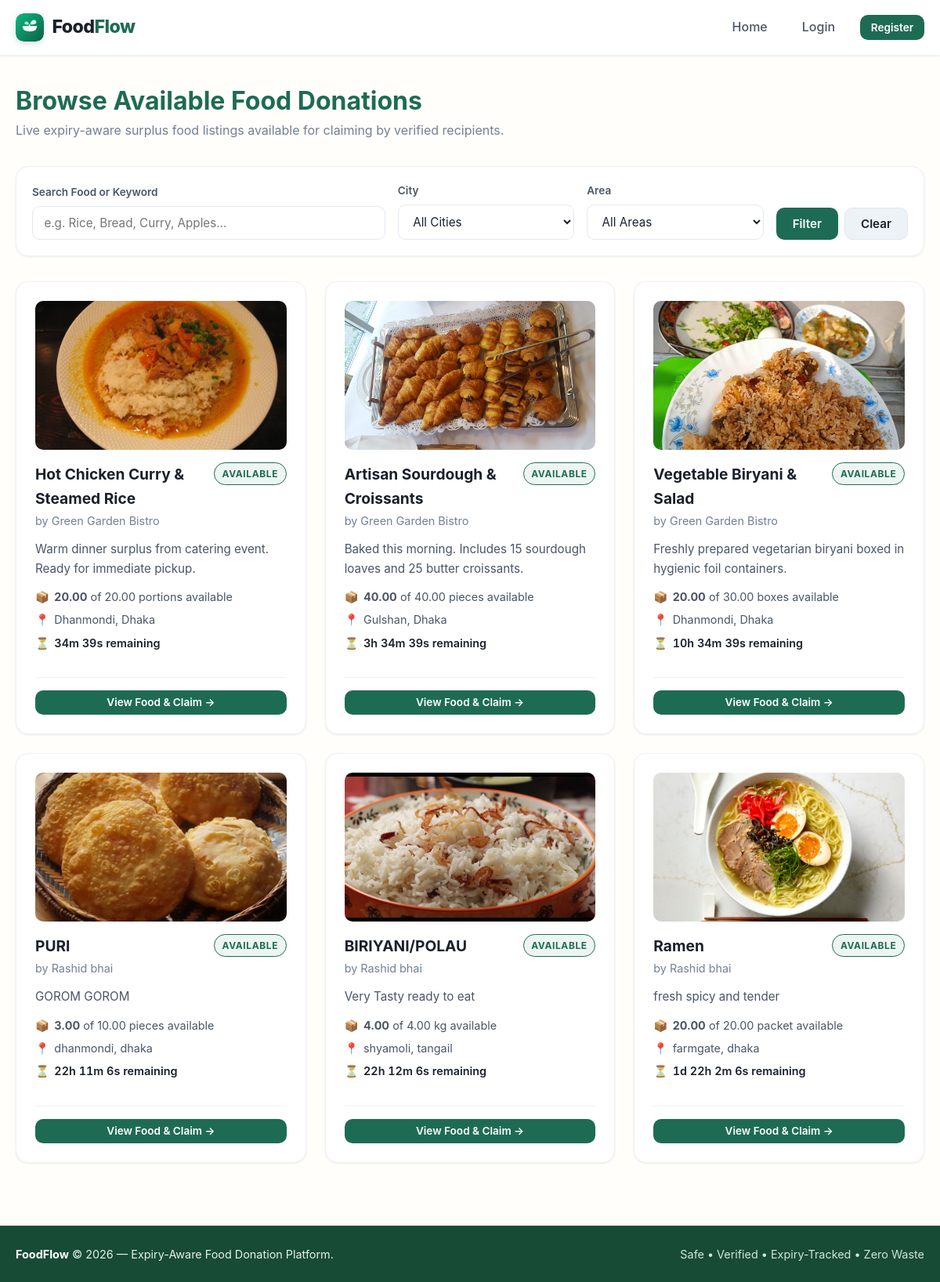
Screenshot of /recipient/food/ with the database file from the repository.
### listings/models.py (models this page shows, shortened)
class FoodListing(models.Model):
    STATUS_AVAILABLE = 'available'
    STATUS_CLAIMED = 'claimed'
    STATUS_COMPLETED = 'completed'
    STATUS_EXPIRED = 'expired'
    STATUS_CHOICES = [
        (STATUS_AVAILABLE, 'Available'),
        (STATUS_CLAIMED, 'Claimed'),
        (STATUS_COMPLETED, 'Completed'),
        (STATUS_EXPIRED, 'Expired'),
    ]
    donor = models.ForeignKey(
        'accounts.Donor',
        on_delete=models.CASCADE,
        related_name='listings'
    )
    location = models.ForeignKey(
        'locations.Location',
        on_delete=models.PROTECT,
        related_name='listings'
    )
    food_name = models.CharField(max_length=200, help_text="e.g. Cooked Rice & Curry, Fresh Apples, Bread Rolls")
    description = models.TextField(blank=True, null=True, help_text="Preparation details, ingredients, or dietary info")
    quantity = models.DecimalField(
        max_digits=10,
        decimal_places=2,
        validators=[MinValueValidator(Decimal('0.01'))],
        help_text="Total initial quantity"
    )
    unit = models.CharField(
        max_length=50,
        help_text="Units: portions, kg, boxes, packets, meals, litres"
    )
    expires_at = models.DateTimeField(
        db_index=True,
        help_text="Exact expiry deadline"
    )
    status = models.CharField(
        max_length=20,
        choices=STATUS_CHOICES,
        default=STATUS_AVAILABLE,
        db_index=True
    )
    created_at = models.DateTimeField(auto_now_add=True)
    updated_at = models.DateTimeField(auto_now=True)
    class Meta:
        verbose_name = "Food Listing"
        verbose_name_plural = "Food Listings"
        ordering = ['expires_at']
    @classmethod
    def visible_to_recipients(cls):
        return cls.objects.filter(
            status=cls.STATUS_AVAILABLE,
            expires_at__gt=timezone.now()
        ).select_related('donor', 'location')
    @property
    def is_expired(self):
        if self.status == self.STATUS_EXPIRED:
            return True
        return timezone.now() >= self.expires_at
    @property
    def quantity_available(self):
        from claims.models import Claim
        now = timezone.now()
        claimed_sum = self.claims.filter(
            Q(status=Claim.STATUS_COMPLETED) |
            Q(status=Claim.STATUS_PENDING, pickup_deadline__gt=now)
        ).aggregate(total=Sum('claimed_quantity'))['total']
        if claimed_sum is None:
            claimed_sum = Decimal('0.00')
        else:
            claimed_sum = Decimal(str(claimed_sum))
        remaining = Decimal(str(self.quantity)) - claimed_sum
        remaining = max(Decimal('0.00'), remaining)
        return remaining.quantize(Decimal('0.01'))

class FoodPhoto(models.Model):
    listing = models.ForeignKey(
        FoodListing,
        on_delete=models.CASCADE,
        related_name='photos'
    )
    image = models.ImageField(
        upload_to='food_photos/%Y/%m/'
    )
    caption = models.CharField(
        max_length=200,
        blank=True
    )
    created_at = models.DateTimeField(auto_now_add=True)
    class Meta:
        ordering = ['created_at', 'id']

### accounts/models.py (models this page shows, shortened)
class Donor(models.Model):
    DONOR_TYPE_CHOICES = [
        ('restaurant', 'Restaurant'),
        ('household', 'Household'),
        ('grocer', 'Grocer / Supermarket'),
        ('event', 'Event / Catering'),
        ('other', 'Other Donor'),
    ]
    user = models.OneToOneField(
        User,
        on_delete=models.CASCADE,
        related_name='donor_profile'
    )
    donor_type = models.CharField(
        max_length=30,
        choices=DONOR_TYPE_CHOICES,
        default='restaurant'
    )
    organization_name = models.CharField(
        max_length=150,
        blank=True,
        null=True,
        help_text="Business or organization name (optional for households)"
    )
    location = models.ForeignKey(
        'locations.Location',
        on_delete=models.PROTECT,
        related_name='donors'
    )
    is_verified = models.BooleanField(
        default=False,
        help_text="Designates if this donor is verified by platform administrators"
    )
    created_at = models.DateTimeField(auto_now_add=True)
    class Meta:
        verbose_name = "Donor Profile"
        verbose_name_plural = "Donor Profiles"

class User(AbstractUser):
    ROLE_DONOR = 'donor'
    ROLE_RECIPIENT = 'recipient'
    ROLE_CHOICES = [
        (ROLE_DONOR, 'Donor'),
        (ROLE_RECIPIENT, 'Recipient'),
    ]
    full_name = models.CharField(
        max_length=150,
        blank=True,
        help_text="Full Name of the user"
    )
    role = models.CharField(
        max_length=20,
        choices=ROLE_CHOICES,
        default=ROLE_RECIPIENT,
        help_text="Designates whether this user registers as a food Donor or Recipient."
    )
    phone = models.CharField(
        max_length=20,
        blank=True,
        null=True,
        help_text="Contact telephone number"
    )

### locations/models.py (models this page shows, shortened)
class Location(models.Model):
    address = models.CharField(max_length=255, help_text="Street address or building details")
    area = models.CharField(max_length=100, db_index=True, help_text="Neighborhood or area name")
    city = models.CharField(max_length=100, db_index=True, help_text="City name")
    latitude = models.DecimalField(max_digits=9, decimal_places=6, null=True, blank=True)
    longitude = models.DecimalField(max_digits=9, decimal_places=6, null=True, blank=True)
    class Meta:
        verbose_name = "Location"
        verbose_name_plural = "Locations"
        indexes = [
            models.Index(fields=['area'], name='loc_area_idx'),
            models.Index(fields=['city'], name='loc_city_idx'),
        ]
        constraints = [
            models.UniqueConstraint(
                fields=['address', 'area', 'city'],
                name='unique_location_address'
            )
        ]

### listings/views.py (the view, shortened to what this page needs)
# urls.py: path('recipient/food/', views.recipient_browse_view, name='browse_food'),
def recipient_browse_view(request):
    listings = FoodListing.visible_to_recipients()
    q = request.GET.get('q', '').strip()
    city = request.GET.get('city', '').strip()
    if city:
        listings = listings.filter(location__city__iexact=city)
    area = request.GET.get('area', '').strip()
    if area:
        listings = listings.filter(location__area__iexact=area)
    available_cities = Location.objects.filter(listings__in=FoodListing.visible_to_recipients()).values_list('city', flat=True).distinct().order_by('city')
    available_areas = Location.objects.filter(listings__in=FoodListing.visible_to_recipients()).values_list('area', flat=True).distinct().order_by('area')
    context = {
        'listings': listings,
        'q': q,
        'selected_city': city,
        'selected_area': area,
        'available_cities': available_cities,
        'available_areas': available_areas,
    }
    return render(request, 'listings/browse.html', context)

### notifications/views.py (called while the page is built)
def unread_notification_context(request):
    if request.user.is_authenticated and request.user.is_recipient and hasattr(request.user, 'recipient_profile'):
        count = Notification.objects.filter(recipient=request.user.recipient_profile, is_read=False).count()
        return {'unread_notifications_count': count}
    return {'unread_notifications_count': 0}

### templates/listings/browse.html (shortened to what this page needs)
{% extends 'base.html' %}
{% block content %}
<div style="margin-bottom: 2rem;">
    <h1 style="color: var(--green-700); font-size: 2rem;">Browse Available Food Donations</h1>
    <p style="color: var(--grey-500);">
        Live expiry-aware surplus food listings available for claiming by verified recipients.
    </p>
</div>
<div class="card" style="margin-bottom: 2rem; padding: 1.25rem;">
    <form method="get" style="display: flex; gap: 1rem; flex-wrap: wrap; align-items: flex-end;">
        <div style="flex: 2; min-width: 200px;">
            <label class="form-label" style="font-size: 0.85rem;">Search Food or Keyword</label>
            <input type="text" name="q" value="{{ q }}" class="form-input" placeholder="e.g. Rice, Bread, Curry, Apples...">
        </div>
        <div style="flex: 1; min-width: 140px;">
            <label class="form-label" style="font-size: 0.85rem;">City</label>
            <select name="city" class="form-select">
                <option value="">All Cities</option>
            </select>
        </div>
        <div style="flex: 1; min-width: 140px;">
            <label class="form-label" style="font-size: 0.85rem;">Area</label>
            <select name="area" class="form-select">
                <option value="">All Areas</option>
            </select>
        </div>
        <div style="display: flex; gap: 0.5rem;">
            <button type="submit" class="btn btn-primary">Filter</button>
            <a href="{% url 'listings:browse_food' %}" class="btn btn-secondary">Clear</a>
        </div>
    </form>
</div>
{% if listings %}
<div class="grid grid-3">
    {% for listing in listings %}
        {% include 'listings/listing_card.html' with listing=listing is_recipient_view=True %}
    {% endfor %}
</div>
{% endif %}
{% endblock %}

### templates/listings/listing_card.html (shortened to what this page needs)
<div class="card {% if listing.status == 'expired' or listing.is_expired %}card-expired{% endif %}">
        {% with cover=listing.photos.all|first %}
        {% if cover %}
            <img src="{{ cover.image.url }}"
                 alt="{{ listing.food_name }}"
                 class="food-card-photo"
                 loading="lazy">
        {% else %}
            <div class="food-photo-placeholder food-card-photo">
                No photo added
            </div>
        {% endif %}
    {% endwith %}
    <div class="card-header">
        <div>
            <h3 class="card-title">{{ listing.food_name }}</h3>
            <span class="card-subtitle">by {{ listing.donor.user.full_name }}</span>
        </div>
        <div>
            <span class="badge badge-{{ listing.status }}">{{ listing.get_status_display }}</span>
        </div>
    </div>
    <div class="card-body">
        <p style="font-size: 0.95rem; color: var(--grey-700); margin-bottom: 0.75rem;">
            {{ listing.description|default:"No special description provided."|truncatechars:100 }}
        </p>
        <div class="food-meta">
            <div class="food-meta-item">
                <span>📦</span>
                <span><strong>{{ listing.quantity_available|floatformat:2 }}</strong> of {{ listing.quantity|floatformat:2 }} {{ listing.unit }} available</span>
            </div>
            <div class="food-meta-item">
                <span>📍</span>
                <span>{{ listing.location.area }}, {{ listing.location.city }}</span>
            </div>
            <div class="food-meta-item">
                <span>⏳</span>
                <span class="countdown" data-expires="{{ listing.expires_at|date:'c' }}">
                </span>
            </div>
        </div>
    </div>
    <div class="card-footer">
        {% if is_donor_view %}
            <a href="{% url 'listings:donor_listing_detail' pk=listing.pk %}" class="btn btn-secondary btn-sm" style="width: 100%;">
                Manage & View Claims &rarr;
            </a>
        {% else %}
            <a href="{% url 'listings:food_detail' pk=listing.pk %}" class="btn btn-primary btn-sm btn-claim" style="width: 100%;">
                View Food & Claim &rarr;
            </a>
        {% endif %}
    </div>
</div>

### static/css/styles.css (style rules this page uses)
:root { --green-700: #1E6B54; --green-600: #258568; --green-50: #EDF5F2; --amber-600: #B7791F; --amber-50: #FEFCF5; --red-600: #C53030; --red-50: #FFF5F5; --grey-500: #718096; --grey-100: #F7FAFC; --grey-200: #EDF2F7; --grey-300: #E2E8F0; --grey-700: #4A5568; --ink: #1A202C; --white: #FFFFFF; --container-max: 1200px; --radius-sm: 6px; --radius-md: 10px; --radius-lg: 16px; --shadow-sm: 0 1px 3px rgba(0,0,0,0.08); --shadow-md: 0 4px 6px -1px rgba(0,0,0,0.08), 0 2px 4px -1px rgba(0,0,0,0.04); --shadow-lg: 0 10px 15px -3px rgba(0,0,0,0.08), 0 4px 6px -2px rgba(0,0,0,0.04); --font-main: -apple-system, BlinkMacSystemFont, "Segoe UI", Roboto, Oxygen, Ubuntu, Cantarell, "Open Sans", "Helvetica Neue", sans-serif; }
*, *::before, *::after { box-sizing: border-box; margin: 0; padding: 0; }
body { font-family: var(--font-main); color: var(--ink); background-color: var(--grey-100); line-height: 1.6; min-height: 100vh; display: flex; flex-direction: column; }
a { color: var(--green-700); text-decoration: none; transition: color 0.2s ease; }
img { max-width: 100%; height: auto; }
.btn { display: inline-flex; align-items: center; justify-content: center; gap: 0.5rem; padding: 0.65rem 1.25rem; font-size: 0.95rem; font-weight: 600; border-radius: var(--radius-md); border: 1px solid transparent; cursor: pointer; text-decoration: none; transition: all 0.2s ease; font-family: inherit; line-height: 1.2; }
.btn-primary { background-color: var(--green-700); color: var(--white); }
.btn-secondary { background-color: var(--grey-200); color: var(--ink); border-color: var(--grey-300); }
.btn-sm { padding: 0.4rem 0.8rem; font-size: 0.85rem; }
.grid { display: grid; gap: 1.5rem; }
.grid-3 { grid-template-columns: repeat(3, 1fr); }
.card { background: var(--white); border-radius: var(--radius-lg); border: 1px solid var(--grey-200); box-shadow: var(--shadow-sm); padding: 1.5rem; display: flex; flex-direction: column; transition: transform 0.2s, box-shadow 0.2s; }
.card-header { display: flex; justify-content: space-between; align-items: flex-start; margin-bottom: 0.75rem; gap: 0.5rem; }
.card-title { font-size: 1.2rem; font-weight: 700; color: var(--ink); }
.card-subtitle { font-size: 0.9rem; color: var(--grey-500); margin-bottom: 0.75rem; }
.card-body { flex: 1 1 auto; }
.card-footer { margin-top: 1.25rem; padding-top: 1rem; border-top: 1px solid var(--grey-200); display: flex; justify-content: space-between; align-items: center; }
.food-meta { display: flex; flex-direction: column; gap: 0.4rem; font-size: 0.9rem; color: var(--grey-700); margin: 0.75rem 0; }
.food-meta-item { display: flex; align-items: center; gap: 0.4rem; }
.badge { display: inline-flex; align-items: center; padding: 0.25rem 0.6rem; border-radius: 9999px; font-size: 0.75rem; font-weight: 700; text-transform: uppercase; letter-spacing: 0.05em; }
.badge-available { background-color: var(--green-50); color: var(--green-700); border: 1px solid var(--green-700); }
.countdown { font-weight: 600; font-variant-numeric: tabular-nums; color: var(--ink); }
.form-label { display: block; font-weight: 600; font-size: 0.9rem; color: var(--grey-700); margin-bottom: 0.4rem; }
.form-input, .form-select, .form-textarea { width: 100%; padding: 0.7rem 0.9rem; font-size: 0.95rem; font-family: inherit; border: 1px solid var(--grey-300); border-radius: var(--radius-md); background-color: var(--white); color: var(--ink); transition: border-color 0.2s, box-shadow 0.2s; }
.food-card-photo { width: 100%; height: 190px; object-fit: cover; border-radius: var(--radius-md); margin-bottom: 1rem; flex-shrink: 0; }

### rows the page displays
FoodListing: photos.image (picture), food_name "Hot Chicken Curry & Steamed Rice", donor.user.full_name "Green Garden Bistro", status "AVAILABLE", description "Warm dinner surplus from catering event. Ready for immediate pickup.", quantity_available "20.00", quantity "20.00", unit "portions", location.area "Dhanmondi", location.city "Dhaka"
FoodListing: photos.image (picture), food_name "Artisan Sourdough & Croissants", donor.user.full_name "Green Garden Bistro", status "AVAILABLE", description "Baked this morning. Includes 15 sourdough loaves and 25 butter croissants.", quantity_available "40.00", quantity "40.00", unit "pieces", location.area "Gulshan", location.city "Dhaka"
FoodListing: photos.image (picture), food_name "Vegetable Biryani & Salad", donor.user.full_name "Green Garden Bistro", status "AVAILABLE", description "Freshly prepared vegetarian biryani boxed in hygienic foil containers.", quantity_available "20.00", quantity "30.00", unit "boxes", location.area "Dhanmondi", location.city "Dhaka"
FoodListing: photos.image (picture), food_name "PURI", donor.user.full_name "Rashid bhai", status "AVAILABLE", description "GOROM GOROM", quantity_available "3.00", quantity "10.00", unit "pieces", location.area "dhanmondi", location.city "dhaka"
FoodListing: photos.image (placeholder picture), food_name "BIRIYANI/POLAU", donor.user.full_name "Rashid bhai", status "AVAILABLE", description "Very Tasty ready to eat", quantity_available "4.00", quantity "4.00", unit "kg", location.area "shyamoli", location.city "tangail"
FoodListing: photos.image (picture), food_name "Ramen", donor.user.full_name "Rashid bhai", status "AVAILABLE", description "fresh spicy and tender", quantity_available "20.00", quantity "20.00", unit "packet", location.area "farmgate", location.city "dhaka"
